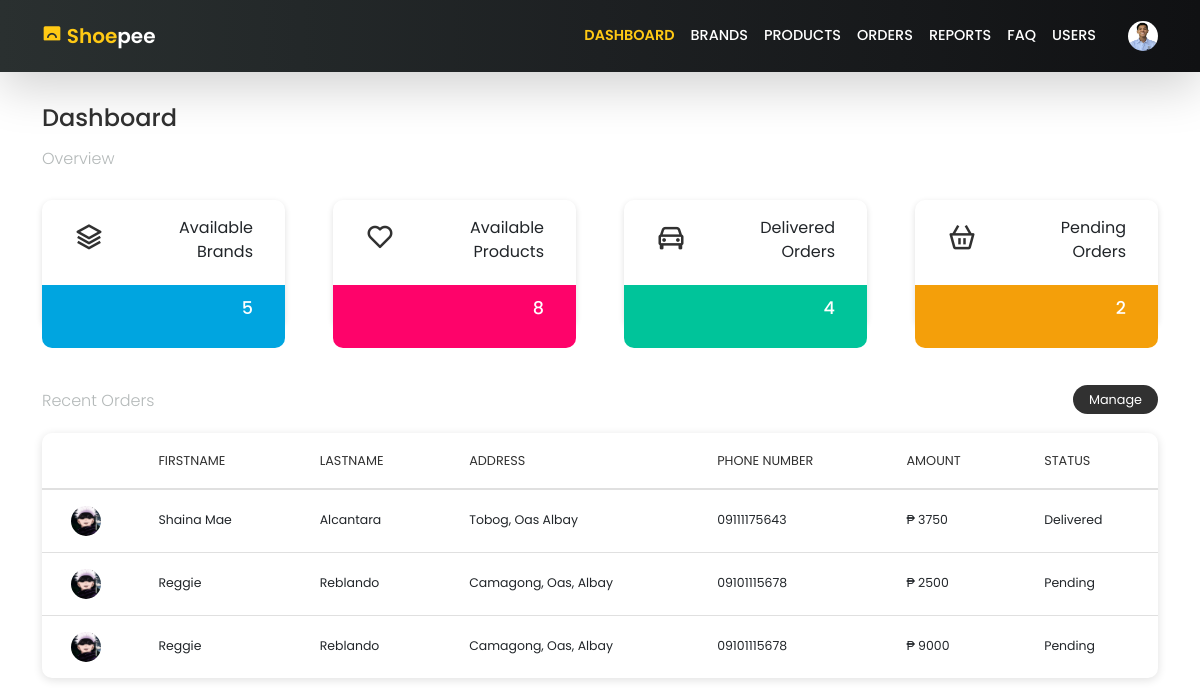
/admin/dashboard.php (signed in), run on the app's committed database.
### tables this page shows
CREATE TABLE `orders` (
  `ID` int(11) NOT NULL,
  `USER_ID` int(11) NOT NULL,
  `AMOUNT` decimal(10,0) NOT NULL,
  `ORDER_STATUS` varchar(50) NOT NULL,
  `ORDER_DATE` date NOT NULL
);

CREATE TABLE `users` (
  `ID` int(11) NOT NULL,
  `FIRSTNAME` varchar(100) NOT NULL,
  `LASTNAME` varchar(100) NOT NULL,
  `ADDRESS` varchar(150) NOT NULL,
  `AGE` int(11) NOT NULL,
  `PHONE_NUMBER` varchar(30) NOT NULL,
  `EMAIL` varchar(100) NOT NULL,
  `PASSWORD` varchar(100) NOT NULL,
  `ROLE_ID` int(30) NOT NULL,
  `JOIN_DATE` date NOT NULL
);

### admin/dashboard.php (the view, shortened to what this page needs)
<!DOCTYPE html>
<html lang="en">
<head>
    <?php require '../partials/imports.php' ?>
</head>
<body>
    <?php require '../partials/_nav.php' ?>
    <?php include_once '../partials/connectionString.php' ?>
    <section id="admin-dashboard">
        <div class="container">
            <h4>Dashboard</h4>
            <h6>Overview</h6>
            <div class="overview">
                <div class="overview-cards">
                    <div class="brand-available">
                        <div class="top">
                            <div class="icon">
                                <i class='bx bx-layer'></i>
                            </div>
                            <div class="top-label">
                                <p>Available</p>
                                <p>Brands</p>
                            </div>
                        </div>
                        <div class="bottom">
                            <?php
                                $sql = "SELECT COUNT(*) FROM brands";
                                $result = mysqli_query($conn, $sql);
                                $count = mysqli_fetch_array($result);
                                echo "<p>$count[0]</p>";
                            ?>
                        </div>
                    </div>
                    <div class="product-available">
                        <div class="top">
                            <div class="icon">
                                <i class='bx bx-heart'></i>
                            </div>
                            <div class="top-label">
                                <p>Available</p>
                                <p>Products</p>
                            </div>
                        </div>
                        <div class="bottom">
                            <?php
                                $sql = "SELECT COUNT(*) FROM products";
                                $result = mysqli_query($conn, $sql);
                                $count = mysqli_fetch_array($result);
                                echo "<p>$count[0]</p>";
                            ?>
                        </div>
                    </div>
                    <div class="delivered-orders">
                        <div class="top">
                            <div class="icon">
                                <i class='bx bx-car'></i>
                            </div>
                            <div class="top-label">
                                <p>Delivered</p>
                                <p>Orders</p>
                            </div>
                        </div>
                        <div class="bottom">
                            <?php
                                $status = "Delivered";
                                $sql = "SELECT COUNT(*) FROM orders WHERE ORDER_STATUS = '{$status}'";
                                $result = mysqli_query($conn, $sql);
                                $count = mysqli_fetch_array($result);
                                echo "<p>$count[0]</p>";
                            ?>
                        </div>
                    </div>
                    <div class="pending-orders">
                        <div class="top">
                            <div class="icon">
                                <i class='bx bx-basket'></i>
                            </div>
                            <div class="top-label">
                                <p>Pending</p>
                                <p>Orders</p>
                            </div>
                        </div>
                        <div class="bottom">
                        <?php
                            $status = "Pending";
                            $sql = "SELECT COUNT(*) FROM orders WHERE ORDER_STATUS = '{$status}'";
                            $result = mysqli_query($conn, $sql);
                            $count = mysqli_fetch_array($result);
                            echo "<p>$count[0]</p>";
                        ?>
                        </div>
                    </div>
                </div>
            </div>
            <div class="recent-orders">
                <div class="top">
                    <h6>Recent Orders</h6>
                    <a href="orders.php" class="btn btn-sm">Manage</a>
                </div>
                <div class="table-responsive">
                    <table>
                        <thead>
                            <tr>
                                <td width="3%"></td>
                                <td>Firstname</td>
                                <td>Lastname</td>
                                <td>Address</td>
                                <td>Phone Number</td>
                                <td>Amount</td>
                                <td>Status</td>
                            </tr>
                        </thead>
                        <tbody>
                        <?php
                        include_once '../partials/connectionString.php';
                            $sql = "SELECT o.id, u.ID, u.firstname, u.lastname, u.address, u.phone_number, o.amount, o.order_status FROM orders o INNER JOIN users u ON o.user_id=u.id ORDER BY o.id DESC LIMIT 3";;
                            $query = mysqli_query($conn, $sql);
                            if(mysqli_num_rows($query) > 0){
                                while($row = mysqli_fetch_assoc($query)){
                                    echo '<tr>
                                            <td><img src="../assets/user-profiles/profile-'.$row['ID'].'.jpg" width="30" height="30" style="border-radius: 50%" alt="user profile"></td>
                                            <td>'.$row['firstname'].'</td>
                                            <td>'.$row['lastname'].'</td>
                                            <td>'.$row['address'].'</td>
                                            <td>'.$row['phone_number'].'</td>
                                            <td>₱ '.$row['amount'].'</td>
                                            <td><span class="order-status">'.$row['order_status'].'</span></td>';
                                }
                            } else{
                                echo '<tr>No records found</tr>';
                            }
                        ?>
                        </tbody>
                    </table>
                </div>
            </div>
        </div>
    </section>
</body>
</html>

### css/index.css (style rules this page uses)
:root { --color-primary: #FFC914; --color-secondary: #2D3047; --color-dark: #313131; --color-warning: #FCA311; --color-success: #18A999; --color-light: #FFFFFF; --poppins: 'Poppins', sans-serif; --roboto: 'Roboto', sans-serif; }
html { scroll-behavior: smooth; }
body { margin: 0; padding: 0; font-family: var(--poppins); text-decoration: none; list-style: none; overflow-x: hidden; }
#admin-dashboard { width: 100%; height: calc(100vh - 6.5rem); }
#admin-dashboard .container { margin-top: 6.5rem; }
#admin-dashboard .container h4 { color: var(--color-dark); margin-bottom: 1rem; }
#admin-dashboard .container h6 { color: #B4B9B9; margin-bottom: 1rem; font-weight: 300; }
#admin-dashboard .overview { height: auto; margin-bottom: 2rem; }
#admin-dashboard .overview .overview-cards { display: grid; grid-template-columns: repeat(4, 1fr); gap: 3rem; margin: 2rem 0; }
.overview-cards .top { width: 100%; height: 5rem; margin-bottom: 5px; display: flex; justify-content: space-between; align-items: center; padding: 1rem 2rem; }
.overview-cards .top i { font-size: 30px; color: var(--color-dark); }
.overview-cards .top .top-label p { margin-bottom: 0; text-align: right; }
.overview-cards .bottom p { color: var(--color-light); font-weight: 500; font-size: 1.1rem; }
.overview-cards .brand-available, .overview-cards .product-available, .overview-cards .delivered-orders, .overview-cards .pending-orders { border-radius: 10px; box-shadow: 0 2px 6px #e0e0e0; }
.brand-available .bottom { width: 100%; height: calc(100% - 4rem); background-color: #00A5E0; border-bottom-left-radius: 10px; border-bottom-right-radius: 10px; padding: 0 2rem; display: flex; align-items: center; justify-content: end; }
.product-available .bottom { width: 100%; height: calc(100% - 4rem); background-color: #FE036A; border-bottom-left-radius: 10px; border-bottom-right-radius: 10px; padding: 0 2rem; display: flex; align-items: center; justify-content: end; }
.delivered-orders .bottom { width: 100%; height: calc(100% - 4rem); background-color: #00C49A; border-bottom-left-radius: 10px; border-bottom-right-radius: 10px; padding: 0 2rem; display: flex; align-items: center; justify-content: end; }
.pending-orders .bottom { width: 100%; height: calc(100% - 4rem); background-color: #F49F0A; border-bottom-left-radius: 10px; border-bottom-right-radius: 10px; padding: 0 2rem; display: flex; align-items: center; justify-content: end; }
#admin-dashboard .recent-orders { width: 100%; height: auto; padding-top: 1rem; }
#admin-dashboard .recent-orders .top { height: 3rem; display: flex; justify-content: space-between; align-items: center; padding: 1rem 0; margin-bottom: 10px; }
.recent-orders .top h6 { margin-top: auto; margin-bottom: auto; }
.recent-orders .top a { background-color: var(--color-dark); color: var(--color-light); padding: 4px 15px; border-radius: 30px; font-size: 0.8rem; transition: 0.4s ease; }
.table-responsive { box-shadow: 0 2px 10px #e0e0e0; border-radius: 10px; height: auto; }
.table-responsive table { width: 100%; height: 100%; }
.table-responsive table thead tr td { border-bottom: 2px solid #e0e0e0; padding: 1.1rem 1.8rem; color: var(--color-dark); font-size: 0.8rem; font-weight: 400; text-transform: uppercase; }
.table-responsive table tbody tr td { padding: 1rem 1.8rem; font-size: 0.78rem; font-weight: 400; border-bottom: 1px solid #e0e0e0; }
.table-responsive table tbody tr:last-child td { border-bottom: none; }

### data on the page
orders: USER_ID.FIRSTNAME "Shaina Mae", USER_ID.LASTNAME "Alcantara", USER_ID.ADDRESS "Tobog, Oas Albay", USER_ID.PHONE_NUMBER "09111175643", AMOUNT "3750", ORDER_STATUS "Delivered"
orders: USER_ID.FIRSTNAME "Reggie", USER_ID.LASTNAME "Reblando", USER_ID.ADDRESS "Camagong, Oas, Albay", USER_ID.PHONE_NUMBER "09101115678", AMOUNT "2500", ORDER_STATUS "Pending"
orders: USER_ID.FIRSTNAME "Reggie", USER_ID.LASTNAME "Reblando", USER_ID.ADDRESS "Camagong, Oas, Albay", USER_ID.PHONE_NUMBER "09101115678", AMOUNT "9000", ORDER_STATUS "Pending"

### other printed values
$count[0] "5"
$count[0] "8"
$count[0] "4"
$count[0] "2"
